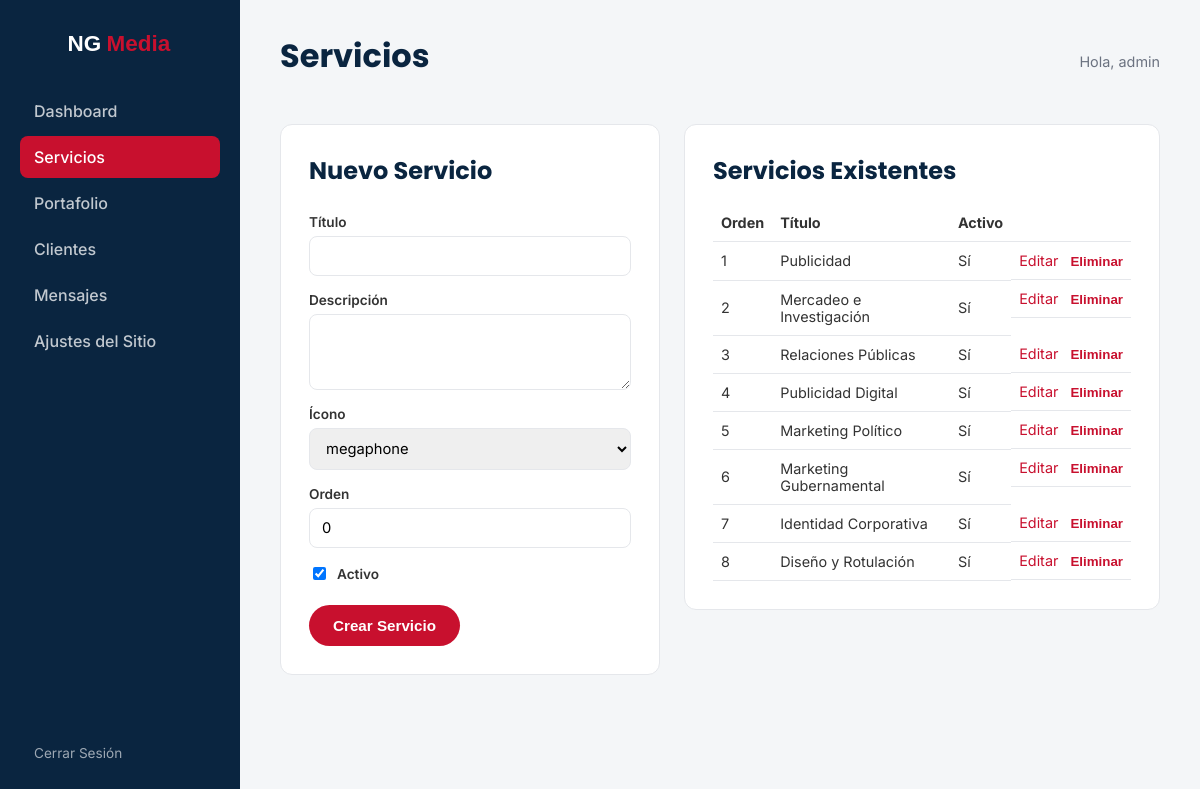
Screenshot of /admin/services.php (signed in) with the database file from the repository.
### tables this page shows
CREATE TABLE IF NOT EXISTS services (
    id INT UNSIGNED AUTO_INCREMENT PRIMARY KEY,
    title VARCHAR(100) NOT NULL,
    icon_slug VARCHAR(50) NOT NULL DEFAULT 'megaphone',
    description TEXT,
    sort_order INT UNSIGNED NOT NULL DEFAULT 0,
    active TINYINT(1) NOT NULL DEFAULT 1
);

### includes/functions.php (called while the page is built, shortened)
<?php
function e(?string $value): string
{
    return htmlspecialchars($value ?? '', ENT_QUOTES, 'UTF-8');
}

### admin/services.php (the view, shortened to what this page needs)
<?php
require __DIR__ . '/auth.php';
$iconOptions = ['megaphone', 'chart', 'handshake', 'signal', 'flag', 'building', 'badge', 'palette'];
$services = $pdo->query('SELECT * FROM services ORDER BY sort_order ASC, id ASC')->fetchAll();
$editItem = null;
require __DIR__ . '/includes/admin-header.php';
?>
<div class="admin-grid">
    <div class="admin-card">
        <h2><?= $editItem ? 'Editar Servicio' : 'Nuevo Servicio' ?></h2>
        <form method="post" class="admin-form">
            <label for="title">Título</label>
            <input type="text" id="title" name="title" required value="<?= e($editItem['title'] ?? '') ?>">
            <label for="description">Descripción</label>
            <textarea id="description" name="description" rows="3"><?= e($editItem['description'] ?? '') ?></textarea>
            <label for="icon_slug">Ícono</label>
            <select id="icon_slug" name="icon_slug">
                <?php foreach ($iconOptions as $icon): ?>
                <option value="<?= e($icon) ?>" <?= ($editItem['icon_slug'] ?? '') === $icon ? 'selected' : '' ?>><?= e($icon) ?></option>
                <?php endforeach; ?>
            </select>
            <label for="sort_order">Orden</label>
            <input type="number" id="sort_order" name="sort_order" value="<?= e((string)($editItem['sort_order'] ?? 0)) ?>">
            <label class="checkbox-label">
                <input type="checkbox" name="active" <?= ($editItem['active'] ?? 1) ? 'checked' : '' ?>> Activo
            </label>
            <button type="submit" class="btn btn-accent"><?= $editItem ? 'Guardar Cambios' : 'Crear Servicio' ?></button>
        </form>
    </div>
    <div class="admin-card">
        <h2>Servicios Existentes</h2>
        <table class="admin-table">
            <thead><tr><th>Orden</th><th>Título</th><th>Activo</th><th></th></tr></thead>
            <tbody>
            <?php foreach ($services as $service): ?>
                <tr>
                    <td><?= (int) $service['sort_order'] ?></td>
                    <td><?= e($service['title']) ?></td>
                    <td><?= $service['active'] ? 'Sí' : 'No' ?></td>
                    <td class="table-actions">
                        <a href="services.php?edit=<?= (int) $service['id'] ?>">Editar</a>
                        <form method="post" onsubmit="return confirm('¿Eliminar este servicio?');">
                            <button type="submit" class="btn-link-danger">Eliminar</button>
                        </form>
                    </td>
                </tr>
            <?php endforeach; ?>
            </tbody>
        </table>
    </div>
</div>
<?php require __DIR__ . '/includes/admin-footer.php'; ?>

### assets/css/admin.css (style rules this page uses)
:root { --color-primary: #0A2540; --color-primary-light: #123a5e; --color-accent: #C8102E; --color-accent-dark: #9c0c23; --color-success: #1F8A5C; --color-bg: #F4F6F8; --color-text: #333333; --color-text-light: #6b7280; --color-border: #e5e7eb; --radius: 12px; }
* { box-sizing: border-box; }
body { margin: 0; font-family: 'Inter', sans-serif; color: var(--color-text); background: var(--color-bg); }
h1, h2 { font-family: 'Poppins', sans-serif; color: var(--color-primary); margin: 0 0 16px; }
a { color: var(--color-accent); text-decoration: none; }
.btn { display: inline-flex; align-items: center; justify-content: center; padding: 12px 24px; border-radius: 999px; font-weight: 600; border: none; cursor: pointer; font-size: 0.95rem; }
.btn-accent { background: var(--color-accent); color: #fff; }
.btn-link-danger { background: none; border: none; color: var(--color-accent); cursor: pointer; font-weight: 600; padding: 0; }
.admin-grid { display: grid; grid-template-columns: 380px 1fr; gap: 24px; align-items: start; }
.admin-card { background: #fff; border-radius: var(--radius); padding: 28px; border: 1px solid var(--color-border); }
.admin-form { display: grid; gap: 6px; }
.admin-form label { font-weight: 600; font-size: 0.85rem; margin-top: 10px; }
.admin-form input[type=text], .admin-form input[type=number], .admin-form input[type=file], .admin-form select, .admin-form textarea { width: 100%; padding: 10px 12px; border-radius: 8px; border: 1px solid var(--color-border); font-family: inherit; font-size: 0.92rem; }
.checkbox-label { display: flex; align-items: center; gap: 8px; font-weight: 500; }
.admin-form .btn { margin-top: 16px; width: fit-content; }
.admin-table { width: 100%; border-collapse: collapse; }
.admin-table th, .admin-table td { text-align: left; padding: 10px 8px; border-bottom: 1px solid var(--color-border); font-size: 0.9rem; }
.table-actions { display: flex; gap: 12px; align-items: center; }
.table-actions form { display: inline; }

### rows the page displays
services: sort_order "1", title "Publicidad", active "Sí"
services: sort_order "2", title "Mercadeo e Investigación", active "Sí"
services: sort_order "3", title "Relaciones Públicas", active "Sí"
services: sort_order "4", title "Publicidad Digital", active "Sí"
services: sort_order "5", title "Marketing Político", active "Sí"
services: sort_order "6", title "Marketing Gubernamental", active "Sí"
services: sort_order "7", title "Identidad Corporativa", active "Sí"
services: sort_order "8", title "Diseño y Rotulación", active "Sí"

### other values shown
$label "Dashboard"
$label "Servicios"
$label "Portafolio"
$label "Clientes"
$label "Mensajes"
$label "Ajustes del Sitio"
$pageTitle "Servicios"
$_SESSION['admin_username'] "admin"
form field icon_slug "megaphone"
